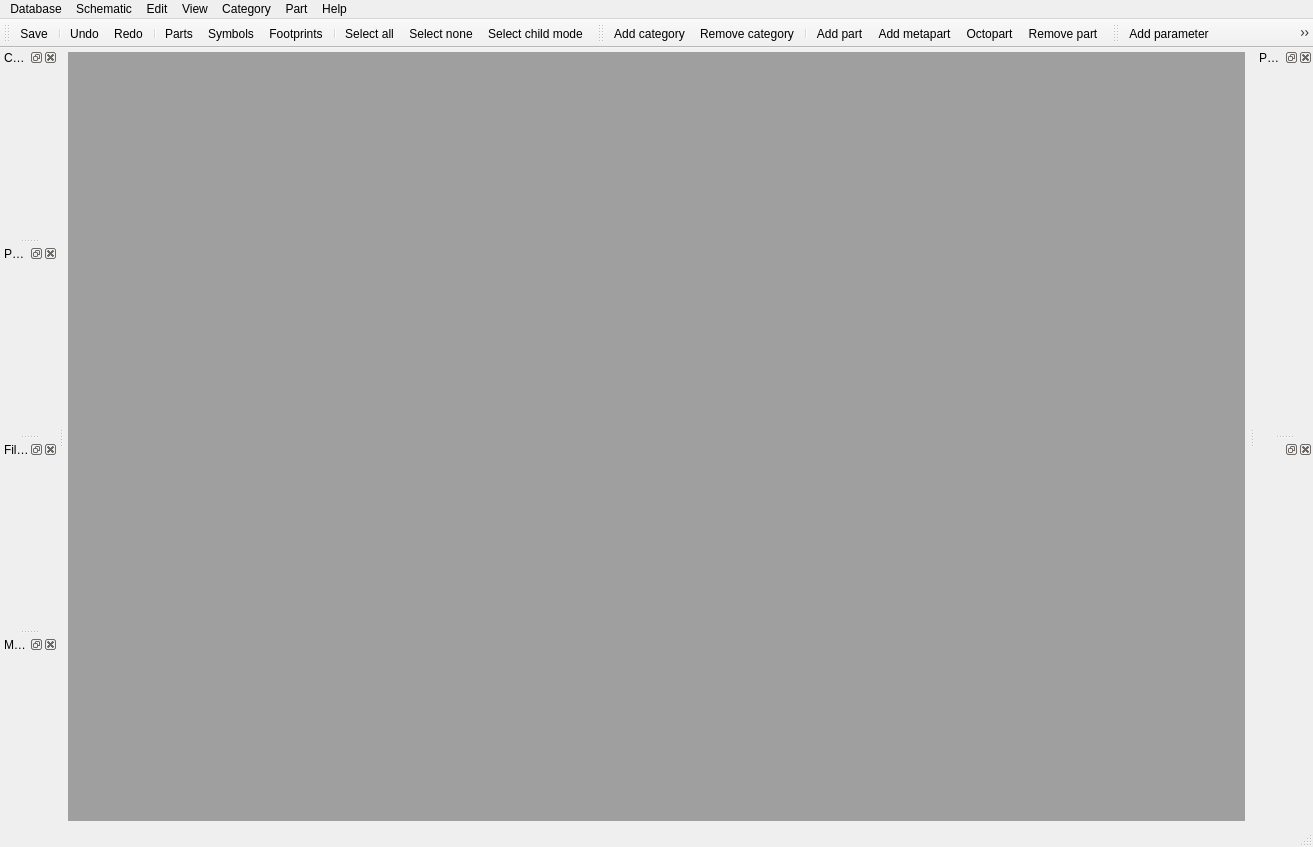
<?xml version="1.0" encoding="UTF-8"?>
<ui version="4.0">
 <class>MainWindow</class>
 <widget class="QMainWindow" name="MainWindow">
  <property name="geometry">
   <rect>
    <x>0</x>
    <y>0</y>
    <width>1313</width>
    <height>847</height>
   </rect>
  </property>
  <property name="windowTitle">
   <string>Kipartman</string>
  </property>
  <property name="windowIcon">
   <iconset>
    <normaloff>icons/integrated-circuit-48.png</normaloff>icons/integrated-circuit-48.png</iconset>
  </property>
  <property name="dockNestingEnabled">
   <bool>true</bool>
  </property>
  <widget class="QWidget" name="centralwidget">
   <layout class="QVBoxLayout" name="verticalLayout">
    <property name="leftMargin">
     <number>4</number>
    </property>
    <property name="topMargin">
     <number>4</number>
    </property>
    <property name="rightMargin">
     <number>4</number>
    </property>
    <property name="bottomMargin">
     <number>4</number>
    </property>
    <item>
     <widget class="QMdiArea" name="mdiArea">
      <property name="documentMode">
       <bool>true</bool>
      </property>
      <property name="tabsClosable">
       <bool>true</bool>
      </property>
      <property name="tabsMovable">
       <bool>true</bool>
      </property>
     </widget>
    </item>
   </layout>
  </widget>
  <widget class="QMenuBar" name="menubar">
   <property name="geometry">
    <rect>
     <x>0</x>
     <y>0</y>
     <width>1313</width>
     <height>19</height>
    </rect>
   </property>
   <widget class="QMenu" name="menuFile">
    <property name="title">
     <string>Schematic</string>
    </property>
    <addaction name="actionSchematicOpen"/>
    <addaction name="actionSchematicSave"/>
   </widget>
   <widget class="QMenu" name="menuView">
    <property name="title">
     <string>View</string>
    </property>
    <addaction name="actionConfiguration"/>
    <addaction name="separator"/>
    <addaction name="actionViewParts"/>
    <addaction name="actionViewSymbols"/>
    <addaction name="actionFootprints"/>
   </widget>
   <widget class="QMenu" name="menuHelp">
    <property name="title">
     <string>Help</string>
    </property>
    <addaction name="actionHelpAbout"/>
   </widget>
   <widget class="QMenu" name="menuDatabase">
    <property name="title">
     <string>Database</string>
    </property>
    <addaction name="actionDatabaseSave"/>
   </widget>
   <widget class="QMenu" name="menuEdit">
    <property name="title">
     <string>Edit</string>
    </property>
    <addaction name="actionEditUndo"/>
    <addaction name="actionEditRedo"/>
    <addaction name="separator"/>
    <addaction name="actionSelectNone"/>
    <addaction name="actionSelectAll"/>
   </widget>
   <widget class="QMenu" name="menuCategory">
    <property name="title">
     <string>Category</string>
    </property>
    <addaction name="actionCategoryAdd"/>
    <addaction name="actionCategoryDelete"/>
   </widget>
   <widget class="QMenu" name="menuPart">
    <property name="title">
     <string>Part</string>
    </property>
    <widget class="QMenu" name="menuImport">
     <property name="title">
      <string>Import from ...</string>
     </property>
     <property name="icon">
      <iconset>
       <normaloff>icons/part-add-48.png</normaloff>icons/part-add-48.png</iconset>
     </property>
     <addaction name="actionPartImportOctopart"/>
    </widget>
    <addaction name="actionPartAddPart"/>
    <addaction name="menuImport"/>
    <addaction name="actionPartAddMetapart"/>
    <addaction name="actionPartRemovePart"/>
   </widget>
   <addaction name="menuDatabase"/>
   <addaction name="menuFile"/>
   <addaction name="menuEdit"/>
   <addaction name="menuView"/>
   <addaction name="menuCategory"/>
   <addaction name="menuPart"/>
   <addaction name="menuHelp"/>
  </widget>
  <widget class="QStatusBar" name="statusbar"/>
  <widget class="QToolBar" name="toolBar">
   <property name="windowTitle">
    <string>toolBar</string>
   </property>
   <attribute name="toolBarArea">
    <enum>TopToolBarArea</enum>
   </attribute>
   <attribute name="toolBarBreak">
    <bool>false</bool>
   </attribute>
   <addaction name="actionDatabaseSave"/>
   <addaction name="separator"/>
   <addaction name="actionEditUndo"/>
   <addaction name="actionEditRedo"/>
   <addaction name="separator"/>
   <addaction name="actionViewParts"/>
   <addaction name="actionViewSymbols"/>
   <addaction name="actionFootprints"/>
   <addaction name="separator"/>
   <addaction name="actionSelectAll"/>
   <addaction name="actionSelectNone"/>
   <addaction name="actionSelectChildMode"/>
  </widget>
  <widget class="QDockWidget" name="dockPartCategoryWidget">
   <property name="windowTitle">
    <string>Categories</string>
   </property>
   <attribute name="dockWidgetArea">
    <number>1</number>
   </attribute>
   <widget class="QPartCategoryListWidget" name="dockPartCategoryListWidget"/>
  </widget>
  <widget class="QDockWidget" name="dockPartParameterWidget">
   <property name="floating">
    <bool>false</bool>
   </property>
   <property name="features">
    <set>QDockWidget::DockWidgetClosable|QDockWidget::DockWidgetFloatable|QDockWidget::DockWidgetMovable</set>
   </property>
   <property name="windowTitle">
    <string>Part Parameters</string>
   </property>
   <attribute name="dockWidgetArea">
    <number>1</number>
   </attribute>
   <widget class="QPartParameterListWidget" name="dockPartParameterListWidget"/>
  </widget>
  <widget class="QDockWidget" name="dockFilterWidget">
   <property name="windowTitle">
    <string>Filters</string>
   </property>
   <attribute name="dockWidgetArea">
    <number>1</number>
   </attribute>
   <widget class="QFilterListWidget" name="dockFilterListWidget"/>
  </widget>
  <widget class="QToolBar" name="toolBar_2">
   <property name="windowTitle">
    <string>toolBar_2</string>
   </property>
   <attribute name="toolBarArea">
    <enum>TopToolBarArea</enum>
   </attribute>
   <attribute name="toolBarBreak">
    <bool>false</bool>
   </attribute>
   <addaction name="actionCategoryAdd"/>
   <addaction name="actionCategoryDelete"/>
   <addaction name="separator"/>
   <addaction name="actionPartAddPart"/>
   <addaction name="actionPartAddMetapart"/>
   <addaction name="actionPartImportOctopart"/>
   <addaction name="actionPartRemovePart"/>
  </widget>
  <widget class="QDockWidget" name="dockParameterWidget">
   <property name="enabled">
    <bool>true</bool>
   </property>
   <property name="windowTitle">
    <string>Parameters</string>
   </property>
   <attribute name="dockWidgetArea">
    <number>2</number>
   </attribute>
   <widget class="QParameterListWidget" name="dockParameterListWidget"/>
  </widget>
  <widget class="QDockWidget" name="dockWidget_2">
   <attribute name="dockWidgetArea">
    <number>2</number>
   </attribute>
   <widget class="QWidget" name="dockWidgetContents_5"/>
  </widget>
  <widget class="QDockWidget" name="dockWidget_3">
   <property name="windowTitle">
    <string>Manufacturers</string>
   </property>
   <attribute name="dockWidgetArea">
    <number>1</number>
   </attribute>
   <widget class="QWidget" name="dockWidgetContents_7"/>
  </widget>
  <widget class="QToolBar" name="toolBar_3">
   <property name="windowTitle">
    <string>toolBar_3</string>
   </property>
   <attribute name="toolBarArea">
    <enum>TopToolBarArea</enum>
   </attribute>
   <attribute name="toolBarBreak">
    <bool>false</bool>
   </attribute>
   <addaction name="actionParameterAdd"/>
   <addaction name="actionMetaParameterAdd"/>
   <addaction name="actionParameterDelete"/>
  </widget>
  <action name="actionSchematicOpen">
   <property name="text">
    <string>Open</string>
   </property>
  </action>
  <action name="actionHelpAbout">
   <property name="icon">
    <iconset>
     <normaloff>icons/about-48.png</normaloff>icons/about-48.png</iconset>
   </property>
   <property name="text">
    <string>About</string>
   </property>
  </action>
  <action name="actionConfiguration">
   <property name="icon">
    <iconset>
     <normaloff>icons/configuration-48.png</normaloff>icons/configuration-48.png</iconset>
   </property>
   <property name="text">
    <string>Configuration</string>
   </property>
  </action>
  <action name="actionViewParts">
   <property name="icon">
    <iconset>
     <normaloff>icons/part-48.png</normaloff>icons/part-48.png</iconset>
   </property>
   <property name="text">
    <string>Parts</string>
   </property>
  </action>
  <action name="actionSchematicSave">
   <property name="text">
    <string>Save</string>
   </property>
  </action>
  <action name="actionDatabaseSave">
   <property name="checkable">
    <bool>false</bool>
   </property>
   <property name="icon">
    <iconset>
     <normaloff>icons/save-48.png</normaloff>icons/save-48.png</iconset>
   </property>
   <property name="text">
    <string>Save</string>
   </property>
  </action>
  <action name="actionEditUndo">
   <property name="icon">
    <iconset>
     <normaloff>icons/undo-48.png</normaloff>icons/undo-48.png</iconset>
   </property>
   <property name="text">
    <string>Undo</string>
   </property>
  </action>
  <action name="actionEditRedo">
   <property name="icon">
    <iconset>
     <normaloff>icons/redo-48.png</normaloff>icons/redo-48.png</iconset>
   </property>
   <property name="text">
    <string>Redo</string>
   </property>
  </action>
  <action name="actionCategoryAdd">
   <property name="icon">
    <iconset>
     <normaloff>icons/category-add-48.png</normaloff>icons/category-add-48.png</iconset>
   </property>
   <property name="text">
    <string>Add category</string>
   </property>
  </action>
  <action name="actionCategoryDelete">
   <property name="icon">
    <iconset>
     <normaloff>icons/category-delete-48.png</normaloff>icons/category-delete-48.png</iconset>
   </property>
   <property name="text">
    <string>Remove category</string>
   </property>
  </action>
  <action name="actionPartAddPart">
   <property name="icon">
    <iconset>
     <normaloff>icons/part-add-48.png</normaloff>icons/part-add-48.png</iconset>
   </property>
   <property name="text">
    <string>Add part</string>
   </property>
  </action>
  <action name="actionPartAddMetapart">
   <property name="icon">
    <iconset>
     <normaloff>icons/metapart-add-48.png</normaloff>icons/metapart-add-48.png</iconset>
   </property>
   <property name="text">
    <string>Add metapart</string>
   </property>
  </action>
  <action name="actionPartImportOctopart">
   <property name="icon">
    <iconset>
     <normaloff>icons/octopart-add-48.png</normaloff>icons/octopart-add-48.png</iconset>
   </property>
   <property name="text">
    <string>Octopart</string>
   </property>
  </action>
  <action name="actionPartRemovePart">
   <property name="icon">
    <iconset>
     <normaloff>icons/part-delete-48.png</normaloff>icons/part-delete-48.png</iconset>
   </property>
   <property name="text">
    <string>Remove part</string>
   </property>
  </action>
  <action name="actionViewSymbols">
   <property name="icon">
    <iconset>
     <normaloff>icons/symbol-48.png</normaloff>icons/symbol-48.png</iconset>
   </property>
   <property name="text">
    <string>Symbols</string>
   </property>
  </action>
  <action name="actionFootprints">
   <property name="icon">
    <iconset>
     <normaloff>icons/footprint-48.png</normaloff>icons/footprint-48.png</iconset>
   </property>
   <property name="text">
    <string>Footprints</string>
   </property>
  </action>
  <action name="actionSelectNone">
   <property name="icon">
    <iconset>
     <normaloff>icons/select-none-48.png</normaloff>icons/select-none-48.png</iconset>
   </property>
   <property name="text">
    <string>Select none</string>
   </property>
  </action>
  <action name="actionSelectAll">
   <property name="icon">
    <iconset>
     <normaloff>icons/select-all-48.png</normaloff>icons/select-all-48.png</iconset>
   </property>
   <property name="text">
    <string>Select all</string>
   </property>
  </action>
  <action name="actionSelectChildMode">
   <property name="checkable">
    <bool>true</bool>
   </property>
   <property name="icon">
    <iconset>
     <selectedoff>icons/select-parent-48.png</selectedoff>
     <selectedon>icons/select-childs-48.png</selectedon>
    </iconset>
   </property>
   <property name="text">
    <string>Select child mode</string>
   </property>
  </action>
  <action name="actionParameterAdd">
   <property name="icon">
    <iconset>
     <normaloff>icons/parameter-add-48.png</normaloff>icons/parameter-add-48.png</iconset>
   </property>
   <property name="text">
    <string>Add parameter</string>
   </property>
  </action>
  <action name="actionParameterDelete">
   <property name="icon">
    <iconset>
     <normaloff>icons/parameter-delete-48.png</normaloff>icons/parameter-delete-48.png</iconset>
   </property>
   <property name="text">
    <string>Remove parameter</string>
   </property>
  </action>
  <action name="actionMetaParameterAdd">
   <property name="icon">
    <iconset>
     <normaloff>icons/metaparameter-add-48.png</normaloff>icons/metaparameter-add-48.png</iconset>
   </property>
   <property name="text">
    <string>Add meta parameter</string>
   </property>
  </action>
 </widget>
 <customwidgets>
  <customwidget>
   <class>QPartCategoryListWidget</class>
   <extends>QWidget</extends>
   <header>ui.part_category_list_widget</header>
   <container>1</container>
  </customwidget>
  <customwidget>
   <class>QPartParameterListWidget</class>
   <extends>QWidget</extends>
   <header>ui.part_parameter_list_widget</header>
   <container>1</container>
  </customwidget>
  <customwidget>
   <class>QFilterListWidget</class>
   <extends>QWidget</extends>
   <header>ui.filter_list_widget</header>
   <container>1</container>
  </customwidget>
  <customwidget>
   <class>QParameterListWidget</class>
   <extends>QWidget</extends>
   <header>ui.parameter_list_widget</header>
   <container>1</container>
  </customwidget>
 </customwidgets>
 <resources>
  <include location="icons.qrc"/>
 </resources>
 <connections/>
</ui>
